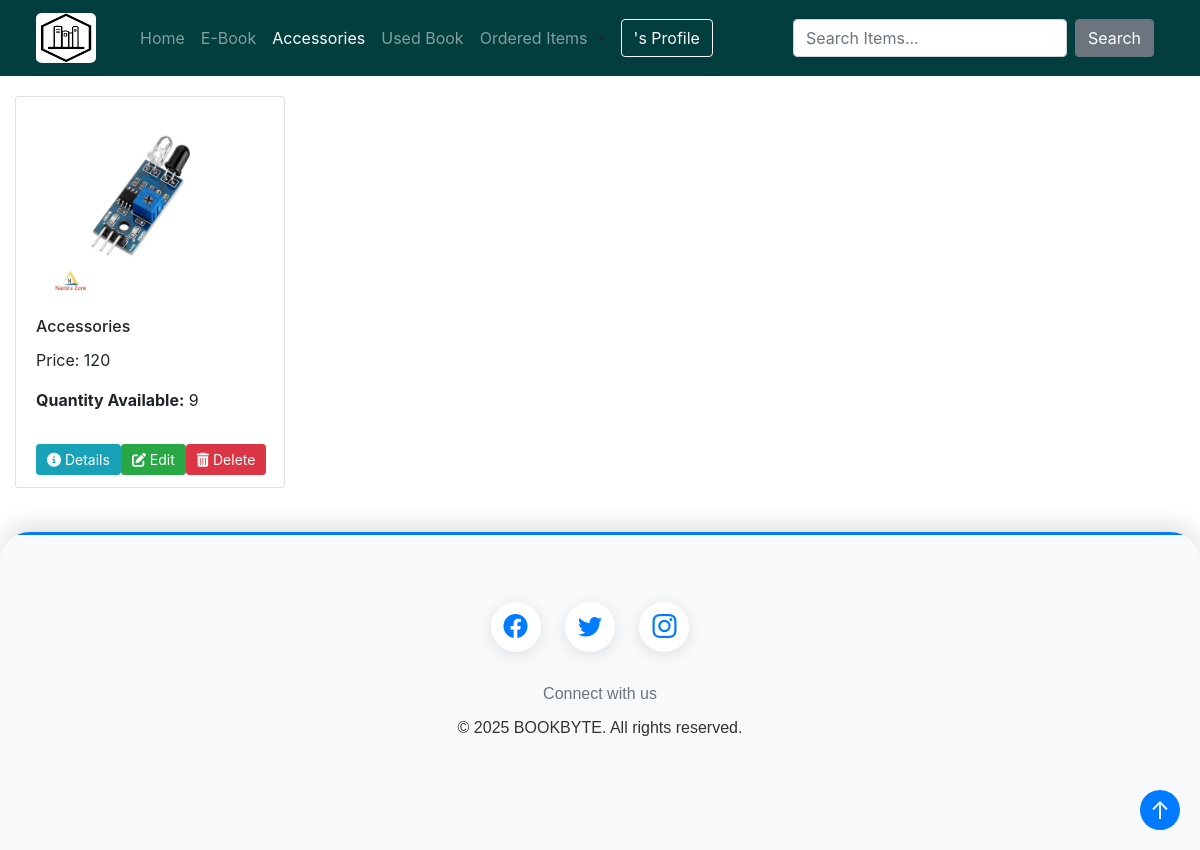
Screenshot of /accessories/ with the database file from the repository.
### products/models.py (models this page shows, shortened)
class Accessories(models.Model):
    title = models.CharField(max_length=200, blank=True, null=True)
    description = models.TextField(blank=True, null=True)
    price = models.IntegerField(blank=True, null=True)
    quantity = models.IntegerField(blank=True, null=True)
    image = models.ImageField(upload_to='images/', blank=True, null=True, default='images/default.jpg')
    review_choice = models.ForeignKey('Review', on_delete= models.CASCADE, blank=True, null=True)
    donated_by = models.ForeignKey(User, on_delete=models.SET_NULL, null=True, blank=True)
    date_time = models.DateTimeField(auto_now_add=True, blank=True, null=True)
    sales_count = models.IntegerField(default=0)
    average_rating = models.FloatField(default=0.0)

### products/views.py (the view)
# urls.py: path('accessories/', b_views.accessories, name='accessories'),
def accessories(request):
    products = Accessories.objects.all().order_by('-date_time')
    context = {'products': products}
    return render(request, template_name='accessories.html', context=context)

### products/templates/accessories.html (shortened to what this page needs)
{% extends 'main.html' %}
{% load static %}
{% block content %}
<link rel="stylesheet" href="{% static 'css/home.css' %}">
<link rel="stylesheet" href="https://cdnjs.cloudflare.com/ajax/libs/font-awesome/6.4.0/css/all.min.css">
<div class="container" style="margin-top: 20px">
    <div class="row">
        {% for p in products %}
        <div class="col-md-3 mb-4">
            <div class="card h-100 shadow-sm">
                {% if p.image %}
                <img src="{{ p.image.url }}" class="card-img-top" style="height: 200px; object-fit: contain;" alt="...">
                {% endif %}
                <div class="card-body">
                    <h6 class="card-title">{{ p.title }}</h6>
                    <p class="card-text">Price: {{ p.price }}</p>
                    {% if p.quantity != 0 %}
                        <p class="card-text"><strong>Quantity Available:</strong> {{ p.quantity }}</p>
                    {% endif %}
                </div>
                <div class="card-footer bg-white border-top-0">
                    <div class="d-flex justify-content-between gap-2">
                        <a href="{% url 'accessories_details' p.id %}" class="btn btn-info btn-sm rounded-pill text-white flex-fill">
                            <i class="fas fa-info-circle me-1"></i> Details
                        </a>
                        <a href="{% url 'update_accessories' p.id %}" class="btn btn-success btn-sm rounded-pill text-white flex-fill">
                            <i class="fas fa-edit me-1"></i> Edit
                        </a>
                        <button onclick="displayDeletePopup('{% url 'delete_accessories' p.id %}')" class="btn btn-danger btn-sm rounded-pill text-white flex-fill">
                            <i class="fas fa-trash-alt me-1"></i> Delete
                        </button>
                    </div>
                </div>
            </div>
        </div>
        {% endfor %}
    </div>
</div>
{% endblock %}

### static/css/home.css (style rules this page uses)
.btn { transition: all 0.3s ease-in-out; }
.card-footer .btn { white-space: nowrap; padding: 4px 10px; }

### static/css/footer.css (style rules this page uses)
.container { max-width: 1200px; margin: 0 auto; padding: 0 15px; }

### rows the page displays
Accessories: image (picture), title "Accessories", price "120", quantity "9"
